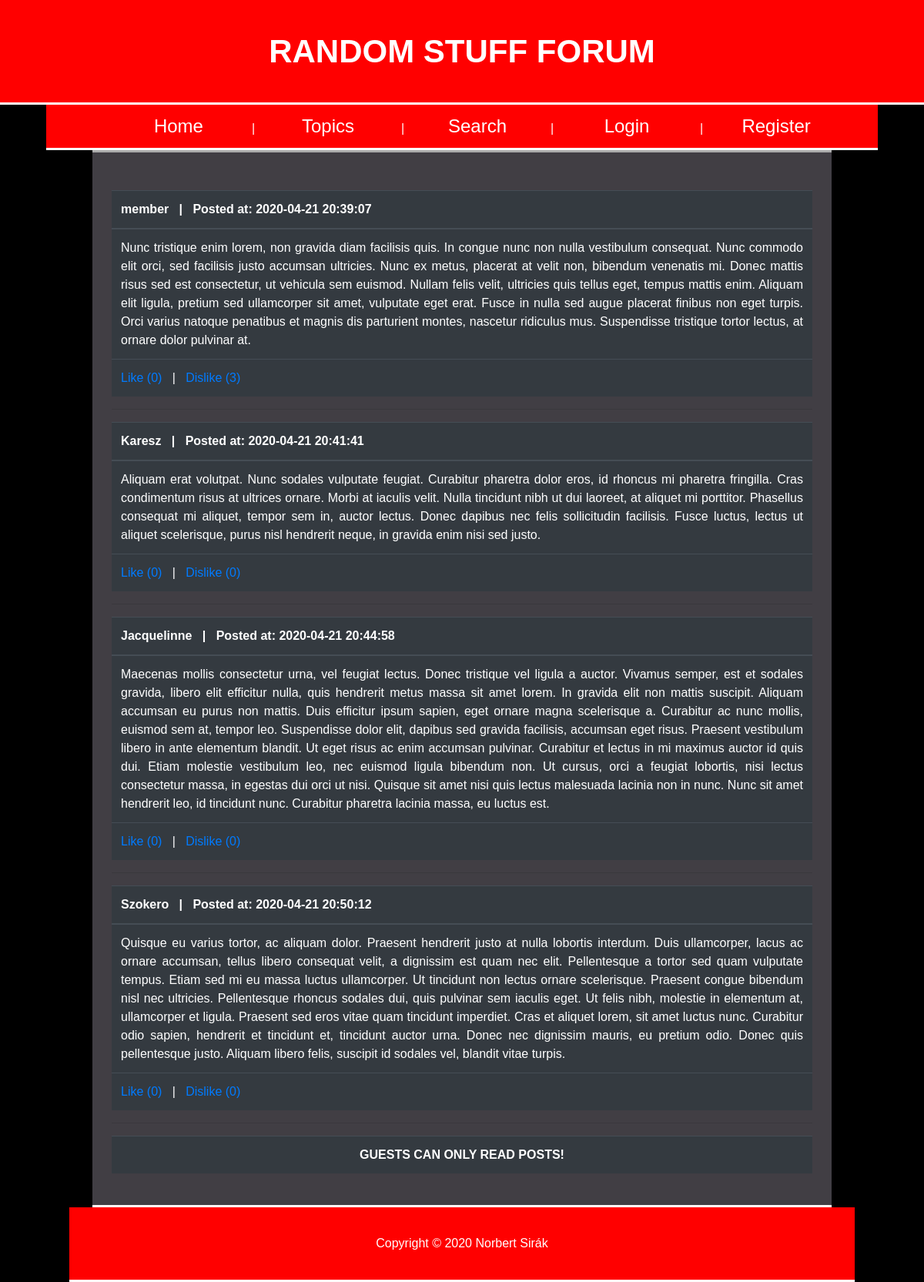
The app's page /index.php?page=load_posts&topictitle=Topic of a random member with its own data.
### tables this page shows
CREATE TABLE IF NOT EXISTS `posts` (
  `id` int(10) NOT NULL AUTO_INCREMENT,
  `content` varchar(1200) NOT NULL,
  `poster` varchar(64) NOT NULL,
  `topic` varchar(64) NOT NULL,
  `date` datetime NOT NULL DEFAULT CURRENT_TIMESTAMP,
  `likes` int(10) NOT NULL DEFAULT '0',
  `dislikes` int(10) NOT NULL DEFAULT '0',
  PRIMARY KEY (`id`)
);

### protected/database.php (called while the page is built, shortened)
<?php
function getConnection() {
	$connection = new PDO(DB_TYPE.':host='.DB_HOST.';dbname='.DB_NAME.';',DB_USER, DB_PASS);
	$connection->exec("SET NAMES '".DB_CHARSET."'");
	return $connection;
}
function getList($queryString, $queryParams = []) {
	$connection = getConnection();
	$statement = $connection->prepare($queryString);
	$success = $statement->execute($queryParams);
	$result = $success ? $statement->fetchAll(PDO::FETCH_ASSOC) : [];
	return $result;
}
?>

### protected/userManager.php (called while the page is built, shortened)
<?php
function IsUserLoggedIn() {
	return $_SESSION  != null && array_key_exists('uid', $_SESSION) && is_numeric($_SESSION['uid']);
}
?>

### protected/topic/load_posts.php (the view, shortened to what this page needs)
<?php
	$query = "SELECT id, content, poster, topic, date, likes, dislikes FROM posts WHERE topic ='" .urldecode($_GET['topictitle']). "' ORDER BY date ASC ";
	$posts = getList($query);
?>
<?php if(count($posts) <= 0) : ?>
	<br><h1 style="text-align: center;">THERE ARE NO POSTS FOR THIS TOPIC YET!</h1><br>
<?php else : ?>
	<br>
	<?php foreach ($posts as $p) : ?>
		<table class="table table-dark">
			<thead>
				<tr>
					<th><?=$p['poster'] ?> <span> &nbsp; | &nbsp; </span>
					Posted at: <?=$p['date'] ?></th>
				</tr>
			</thead>
			<tbody>
				<tr>
					<td><?=$p['content'] ?></td>
				</tr>
			</tbody>
			<tfoot>
				<tr>
				<td><a href="<?="index.php?page=like_dislike&lod=like&postid=".$p['id']?>">Like <?="(".$p['likes'].")" ?></a> <span> &nbsp; | &nbsp; </span>
				<a href="<?="index.php?page=like_dislike&lod=dislike&postid=".$p['id']?>">Dislike <?="(".$p['dislikes'].")" ?></a>
				</tr>
			</tfoot>
		</table>
		<hr>
	<?php endforeach;?>
<?php endif; ?>
<table class="table table-hover table-dark">
	<th scope="row" style="text-align: center;">
		<?php if(isUserLoggedIn()) : ?>
			<?php if ($_SESSION['permission'] < 1) : ?>
				<b>YOU ARE MUTED! YOU CAN'T POST!</b>
			<?php else : ?>
				<b><a href="<?="index.php?page=new_post&topictitle=".$_GET['topictitle']?>"> >> WRITE A NEW POST FOR THIS TOPIC HERE << </a></b>
			<?php endif; ?>
		<?php else : ?>
			<b>GUESTS CAN ONLY READ POSTS!</b>
		<?php endif; ?>
	</th>
</table>

### public/styles.css (style rules this page uses)
body { text-align: justify; background-color: black; color: white; text-align: center; font-family: arial; }
span { color: white; }

### records on screen
posts: poster "member", date "2020-04-21 20:39:07", content "Nunc tristique enim lorem, non gravida diam facilisis quis. In congue nunc non nulla vestibulum consequat. Nunc commodo elit orci, sed facilisis justo accumsan ultricies. Nunc ex metus, placerat at velit non, bibendum venenatis mi. Donec mattis risus sed est consectetur, ut vehicula sem euismod. Nullam felis velit, ultricies quis tellus eget, tempus mattis enim. Aliquam elit ligula, pretium sed ullamcorper sit amet, vulputate eget erat. Fusce in nulla sed augue placerat finibus non eget turpis. Orci varius natoque penatibus et magnis dis parturient montes, nascetur ridiculus mus. Suspendisse tristique tortor lectus, at ornare dolor pulvinar at.", likes "0", dislikes "3"
posts: poster "Karesz", date "2020-04-21 20:41:41", content "Aliquam erat volutpat. Nunc sodales vulputate feugiat. Curabitur pharetra dolor eros, id rhoncus mi pharetra fringilla. Cras condimentum risus at ultrices ornare. Morbi at iaculis velit. Nulla tincidunt nibh ut dui laoreet, at aliquet mi porttitor. Phasellus consequat mi aliquet, tempor sem in, auctor lectus. Donec dapibus nec felis sollicitudin facilisis. Fusce luctus, lectus ut aliquet scelerisque, purus nisl hendrerit neque, in gravida enim nisi sed justo.", likes "0", dislikes "0"
posts: poster "Jacquelinne", date "2020-04-21 20:44:58", content "Maecenas mollis consectetur urna, vel feugiat lectus. Donec tristique vel ligula a auctor. Vivamus semper, est et sodales gravida, libero elit efficitur nulla, quis hendrerit metus massa sit amet lorem. In gravida elit non mattis suscipit. Aliquam accumsan eu purus non mattis. Duis efficitur ipsum sapien, eget ornare magna scelerisque a. Curabitur ac nunc mollis, euismod sem at, tempor leo. Suspendisse dolor elit, dapibus sed gravida facilisis, accumsan eget risus. Praesent vestibulum libero in ante elementum blandit. Ut eget risus ac enim accumsan pulvinar. Curabitur et lectus in mi maximus auctor id quis dui. Etiam molestie vestibulum leo, nec euismod ligula bibendum non. Ut cursus, orci…", likes "0", dislikes "0"
posts: poster "Szokero", date "2020-04-21 20:50:12", content "Quisque eu varius tortor, ac aliquam dolor. Praesent hendrerit justo at nulla lobortis interdum. Duis ullamcorper, lacus ac ornare accumsan, tellus libero consequat velit, a dignissim est quam nec elit. Pellentesque a tortor sed quam vulputate tempus. Etiam sed mi eu massa luctus ullamcorper. Ut tincidunt non lectus ornare scelerisque. Praesent congue bibendum nisl nec ultricies. Pellentesque rhoncus sodales dui, quis pulvinar sem iaculis eget. Ut felis nibh, molestie in elementum at, ullamcorper et ligula. Praesent sed eros vitae quam tincidunt imperdiet. Cras et aliquet lorem, sit amet luctus nunc. Curabitur odio sapien, hendrerit et tincidunt et, tincidunt auctor urna. Donec nec…", likes "0", dislikes "0"
